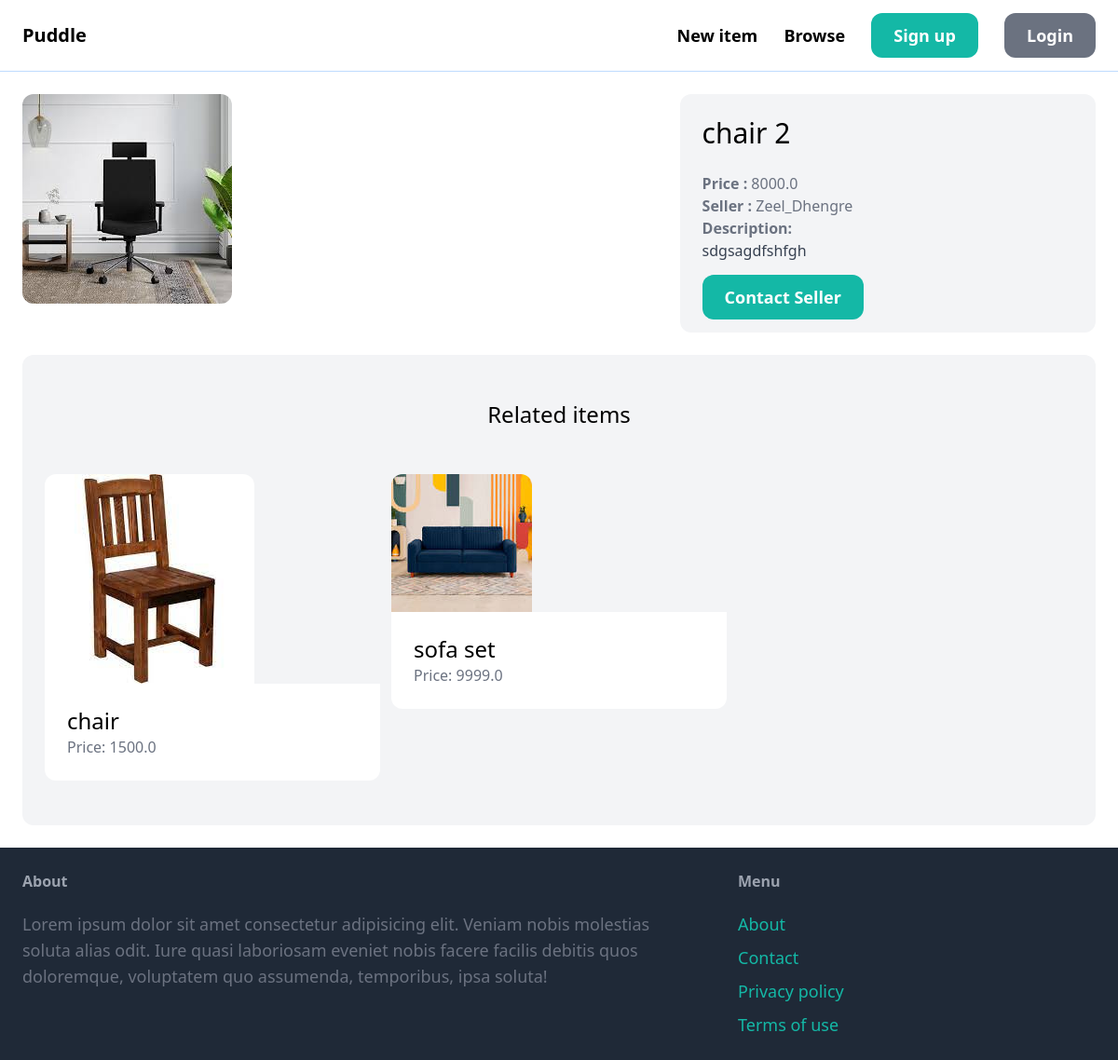
Screenshot of /items/9/ with the database file from the repository.
### item/models.py (models this page shows, shortened)
class Item(models.Model):
    category=models.ForeignKey(Category,related_name='items',on_delete=models.CASCADE)
    name=models.CharField(max_length=100)
    description=models.TextField(blank=True,null=True)
    price=models.FloatField()
    is_sold=models.BooleanField(default=False)
    created_by=models.ForeignKey(User,related_name='items',on_delete=models.CASCADE)
    created_at=models.DateTimeField(auto_now_add=True)
    image=models.ImageField(upload_to='item_images',blank=True,null=True)
    class Meta:
        ordering=('name',)

### item/views.py (the view)
# urls.py: path('<int:pk>/',detail,name='detail'),
def detail(request,pk):
    item=get_object_or_404(Item,pk=pk)
    related_items=Item.objects.filter(category=item.category,is_sold=False).exclude(pk=pk)[0:3]
    return render(request,'item/detail.html',{'item':item,'related_items':related_items,})

### item/templates/item/detail.html (shortened to what this page needs)
{% extends 'core/base.html' %}
{% block content %}
<div class="grid grid-cols-5 gap-6">
    <div class="col-span-3">
        <img src="{{item.image.url}}" class="rounded-xl">
    </div>
    <div class="col-span-2 p-6 bg-gray-100 rounded-xl">
        <h1 class="mb-6 text-3xl">{{item.name}}</h1>
        <p class="text-gray-500"><strong>Price : </strong>{{item.price}}</p>
        <p class="text-gray-500"><strong>Seller : </strong>{{item.created_by.username}}</p>
        {% if item.description %}
            <p class="text-gray-700">
            <strong class="text-gray-500">Description:</strong><br>
            {{item.description}}
            </p>
        {% endif %}
        <br>
        <a href="#" class="px-6 py-3 text-lg font-semibold bg-teal-500 text-white rounded-xl hover:bg-teal-700">Contact Seller</a>
    </div>
</div>
<div class="mt-6 px-6 py-12 bg-gray-100 rounded-xl">
    <h2 class="mb-12 text-2xl text-center">Related items</h2>
    <div class="grid grid-cols-3 gap-3">
        {%for item in related_items%}
        <div>
            <a href="{% url 'item:detail' item.id %}">
                <div>
                    <img src="{{item.image.url}}" class="rounded-t-xl">
                </div>
                <div class="p-6 bg-white rounded-b-xl">
                    <h2 class="text-2xl">{{item.name}}</h2>
                    <p class="text-gray-500">Price: {{item.price}}</p>
                </div>
            </a>
        </div>
        {% endfor %}
    </div>
</div>
{% endblock %}

### rows the page displays
Item: image (picture), name "chair 2", price "8000.0", created_by.username "Zeel_Dhengre", description "sdgsagdfshfgh"
Item: image (picture), name "chair", price "1500.0"
Item: image (picture), name "sofa set", price "9999.0"
